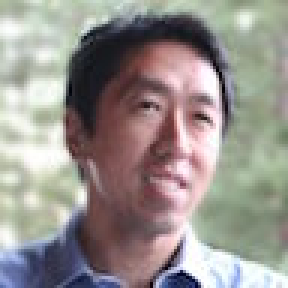
#> input picture images/andrew.jpg, 96 x 96 px, given in place of the camera (shown 3 times larger)
$ jupyter execute 9_Morphological_transformations.ipynb
#> lines starting #> are read from the running program, lines starting #| are printed output that depends on the picture; after the words box and inside, x2 and y2 are one past the last pixel; in counts of white or black regions, pixels touching at a corner belong together
[cell 1]
import numpy as np
import cv2

[cell 2]
cap = cv2.VideoCapture(0)

[cell 3]
while True:
    _, frame = cap.read()
#> frame is the input picture: shape (96, 96, 3); mean B, G, R 141.6, 145.6, 151.4
    hsv = cv2.cvtColor(frame, cv2.COLOR_BGR2HSV)
#> hsv: shape (96, 96, 3); mean H, S, V 83.5, 45.1, 160


    #hsv hue sat value
    lower_red = np.array([150,100,120])
    upper_red = np.array([180,255,255])

    mask = cv2.inRange(hsv, lower_red, upper_red)
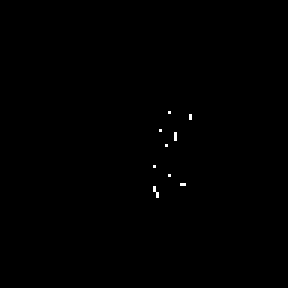
#> mask: shape (96, 96) (shown 3 times larger); 0.17% white in thin lines or dots, all inside (x1, y1, x2, y2) = (51, 37, 64, 66)
    res = cv2.bitwise_and(frame, frame, mask=mask)

    kernel = np.ones((5,5), np.uint8)
    eroison = cv2.erode(mask, kernel, iterations = 1)
#> eroison: shape (96, 96); every value is 0
    dilation = cv2.dilate(mask, kernel, iterations = 1)
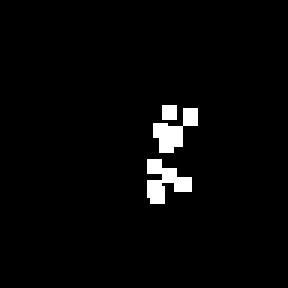
#> dilation: shape (96, 96) (shown 3 times larger); 2.8% white; 3 white regions, box (x1, y1, x2, y2) and area: (49, 53, 64, 68) 122, (51, 36, 66, 51) 109, (54, 35, 59, 40) 25

    opening = cv2.morphologyEx(mask, cv2.MORPH_OPEN, kernel)
    closing = cv2.morphologyEx(mask, cv2.MORPH_CLOSE, kernel)

    cv2.imshow("frame", frame)
    cv2.imshow("res", res)
    cv2.imshow("eroison", eroison)
    cv2.imshow("dilation", dilation)
    cv2.imshow("opening", opening)
    cv2.imshow("closing", closing)

    k = cv2.waitKey(5) & 0xFF
#> (key Esc is pressed here)
    if k == 27:
        break

cv2.destroyAllWindows()
cap.release()

$ run again, on images/darm_kate.jpg
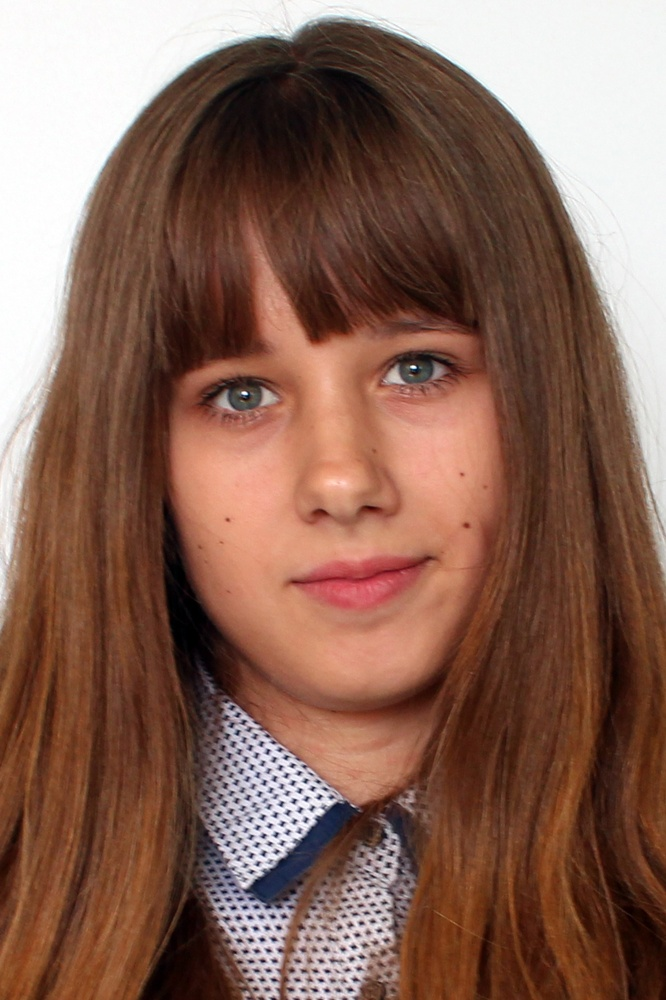
#> input picture images/darm_kate.jpg, 666 x 1000 px, shrunk from 974 x 1462 before the run, given in place of the camera
#> frame is the input picture: shape (1000, 666, 3); mean B, G, R 87.1, 101.2, 136.3
#> hsv: shape (1000, 666, 3); mean H, S, V 24.7, 118.8, 137
#> `mask = cv2.inRange(hsv, lower_red, upper_red)`:
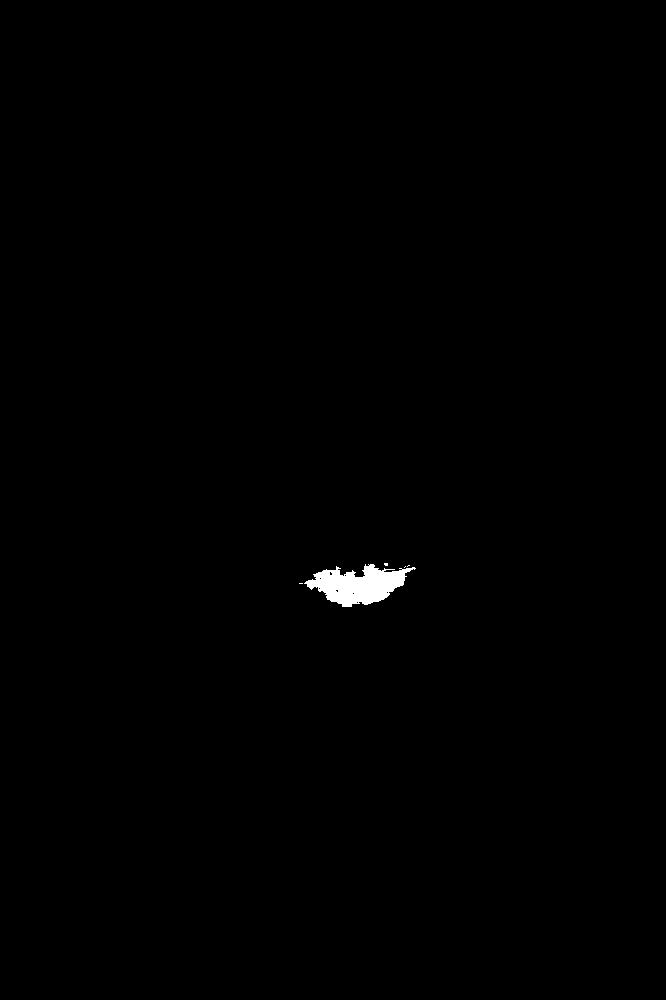
#> mask: shape (1000, 666); 0.4% white; 5 white regions (4 under 20 px), largest, box (x1, y1, x2, y2) and area: (304, 564, 416, 607) 2635
#> eroison: shape (1000, 666); 0.27% white; 1 white region, box (x1, y1, x2, y2) and area: (309, 567, 403, 605) 1777
#> `dilation = cv2.dilate(mask, kernel, iterations = 1)`:
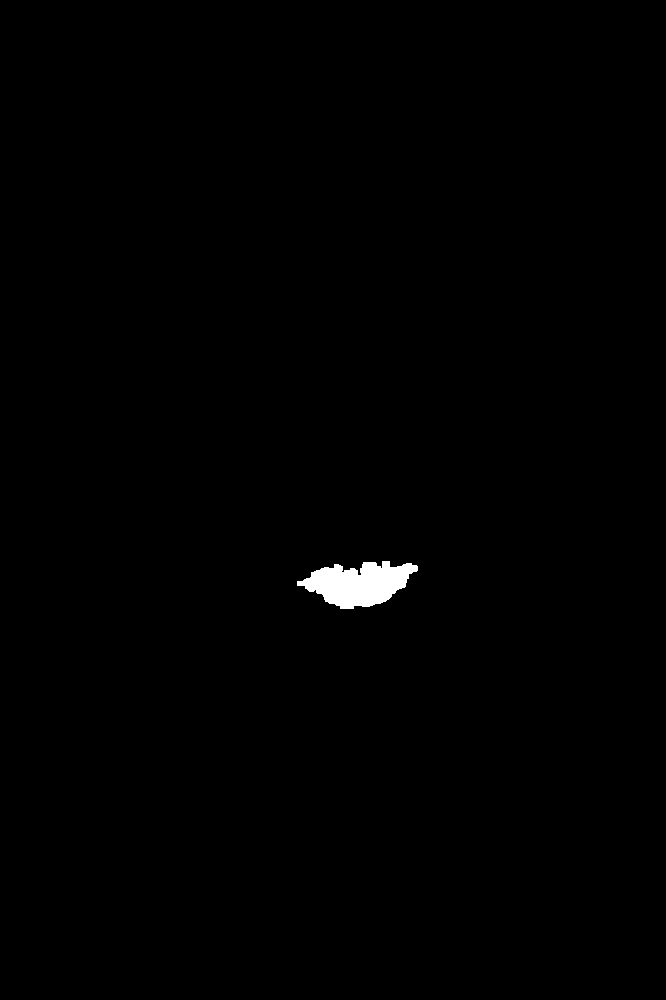
#> dilation: shape (1000, 666); 0.54% white; 1 white region, box (x1, y1, x2, y2) and area: (297, 561, 418, 609) 3564
#> opening: shape (1000, 666); 0.37% white; 1 white region, box (x1, y1, x2, y2) and area: (307, 565, 405, 607) 2485
#> closing: shape (1000, 666); 0.42% white; 1 white region, box (x1, y1, x2, y2) and area: (299, 563, 416, 607) 2780
